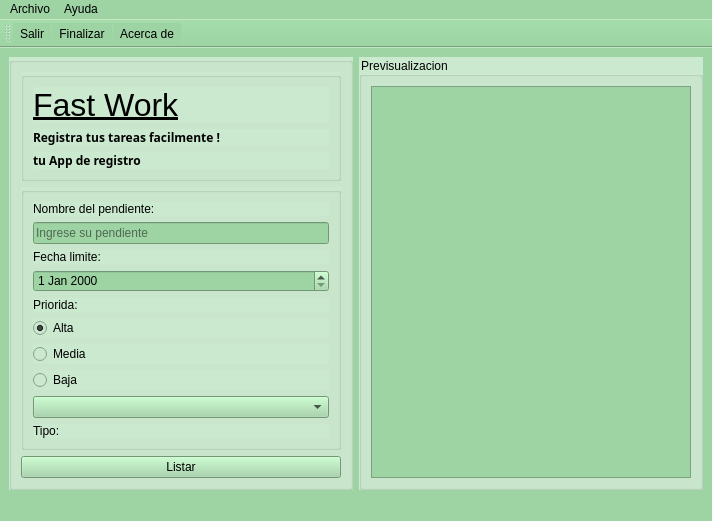
<?xml version="1.0" encoding="UTF-8"?>
<ui version="4.0">
 <class>Principal</class>
 <widget class="QMainWindow" name="Principal">
  <property name="geometry">
   <rect>
    <x>0</x>
    <y>0</y>
    <width>712</width>
    <height>490</height>
   </rect>
  </property>
  <property name="windowTitle">
   <string>Principal</string>
  </property>
  <property name="windowIcon">
   <iconset resource="Recursos.qrc">
    <normaloff>:/Recurso/checklist.png</normaloff>:/Recurso/checklist.png</iconset>
  </property>
  <property name="styleSheet">
   <string notr="true">background-color: rgb(158, 212, 164);</string>
  </property>
  <widget class="QWidget" name="centralwidget">
   <layout class="QHBoxLayout" name="horizontalLayout_2">
    <item>
     <widget class="QGroupBox" name="groupBox_4">
      <property name="styleSheet">
       <string notr="true">background-color: rgb(203, 233, 207);</string>
      </property>
      <property name="title">
       <string/>
      </property>
      <layout class="QVBoxLayout" name="verticalLayout">
       <item>
        <widget class="QGroupBox" name="groupBox">
         <property name="title">
          <string/>
         </property>
         <layout class="QVBoxLayout" name="verticalLayout_3">
          <item>
           <widget class="QLabel" name="label">
            <property name="font">
             <font>
              <family>Nirmala UI</family>
              <pointsize>24</pointsize>
              <underline>true</underline>
             </font>
            </property>
            <property name="text">
             <string>Fast Work</string>
            </property>
           </widget>
          </item>
          <item>
           <widget class="QLabel" name="label_3">
            <property name="font">
             <font>
              <family>Segoe UI Semibold</family>
              <weight>75</weight>
              <bold>true</bold>
             </font>
            </property>
            <property name="text">
             <string>Registra tus tareas facilmente ! </string>
            </property>
           </widget>
          </item>
          <item>
           <widget class="QLabel" name="label_2">
            <property name="font">
             <font>
              <family>Segoe UI Semibold</family>
              <weight>75</weight>
              <bold>true</bold>
             </font>
            </property>
            <property name="text">
             <string>tu App de registro</string>
            </property>
           </widget>
          </item>
          <item>
           <spacer name="verticalSpacer">
            <property name="orientation">
             <enum>Qt::Vertical</enum>
            </property>
            <property name="sizeHint" stdset="0">
             <size>
              <width>20</width>
              <height>40</height>
             </size>
            </property>
           </spacer>
          </item>
         </layout>
        </widget>
       </item>
       <item>
        <widget class="QGroupBox" name="groupBox_2">
         <property name="title">
          <string/>
         </property>
         <layout class="QVBoxLayout" name="verticalLayout_2">
          <item>
           <widget class="QLabel" name="label_4">
            <property name="text">
             <string>Nombre del pendiente:</string>
            </property>
           </widget>
          </item>
          <item>
           <widget class="QLineEdit" name="innombre">
            <property name="toolTip">
             <string/>
            </property>
            <property name="styleSheet">
             <string notr="true">background-color: rgb(158, 212, 164);</string>
            </property>
            <property name="placeholderText">
             <string>Ingrese su pendiente</string>
            </property>
           </widget>
          </item>
          <item>
           <widget class="QLabel" name="label_5">
            <property name="text">
             <string>Fecha limite:</string>
            </property>
           </widget>
          </item>
          <item>
           <widget class="QDateEdit" name="infecha">
            <property name="styleSheet">
             <string notr="true">background-color: rgb(158, 212, 164);</string>
            </property>
           </widget>
          </item>
          <item>
           <widget class="QLabel" name="label_6">
            <property name="text">
             <string>Priorida:</string>
            </property>
           </widget>
          </item>
          <item>
           <widget class="QRadioButton" name="inalta">
            <property name="toolTip">
             <string>prioridad alta</string>
            </property>
            <property name="text">
             <string>Alta</string>
            </property>
            <property name="checked">
             <bool>true</bool>
            </property>
           </widget>
          </item>
          <item>
           <widget class="QRadioButton" name="inmedia">
            <property name="toolTip">
             <string>prioridad media</string>
            </property>
            <property name="text">
             <string>Media</string>
            </property>
           </widget>
          </item>
          <item>
           <widget class="QRadioButton" name="inbaja">
            <property name="toolTip">
             <string>prioridad baja </string>
            </property>
            <property name="text">
             <string>Baja</string>
            </property>
           </widget>
          </item>
          <item>
           <widget class="QComboBox" name="inProducto">
            <property name="toolTip">
             <string>tipo de actividad</string>
            </property>
            <property name="styleSheet">
             <string notr="true">background-color: rgb(158, 212, 164);</string>
            </property>
           </widget>
          </item>
          <item>
           <widget class="QLabel" name="label_7">
            <property name="text">
             <string>Tipo: </string>
            </property>
           </widget>
          </item>
         </layout>
        </widget>
       </item>
       <item>
        <widget class="QPushButton" name="PBlistar">
         <property name="toolTip">
          <string>pulsa para añadir</string>
         </property>
         <property name="styleSheet">
          <string notr="true">background-color: rgb(158, 212, 164);</string>
         </property>
         <property name="text">
          <string>Listar</string>
         </property>
        </widget>
       </item>
      </layout>
     </widget>
    </item>
    <item>
     <widget class="QGroupBox" name="groupBox_3">
      <property name="styleSheet">
       <string notr="true">background-color: rgb(203, 233, 207);</string>
      </property>
      <property name="title">
       <string>Previsualizacion</string>
      </property>
      <layout class="QHBoxLayout" name="horizontalLayout">
       <item>
        <widget class="QTableWidget" name="outDetalle">
         <property name="styleSheet">
          <string notr="true">background-color: rgb(158, 212, 164);</string>
         </property>
        </widget>
       </item>
      </layout>
     </widget>
    </item>
   </layout>
  </widget>
  <widget class="QMenuBar" name="menubar">
   <property name="geometry">
    <rect>
     <x>0</x>
     <y>0</y>
     <width>712</width>
     <height>21</height>
    </rect>
   </property>
   <widget class="QMenu" name="menuArchivo">
    <property name="title">
     <string>Archivo</string>
    </property>
    <addaction name="infinalizar"/>
    <addaction name="actionSalir"/>
   </widget>
   <widget class="QMenu" name="menuAyuda">
    <property name="title">
     <string>Ayuda</string>
    </property>
    <addaction name="actionAcerca_de"/>
   </widget>
   <addaction name="menuArchivo"/>
   <addaction name="menuAyuda"/>
  </widget>
  <widget class="QStatusBar" name="statusbar"/>
  <widget class="QToolBar" name="toolBar">
   <property name="windowTitle">
    <string>toolBar</string>
   </property>
   <attribute name="toolBarArea">
    <enum>TopToolBarArea</enum>
   </attribute>
   <attribute name="toolBarBreak">
    <bool>false</bool>
   </attribute>
   <addaction name="actionSalir"/>
   <addaction name="infinalizar"/>
   <addaction name="actionAcerca_de"/>
  </widget>
  <action name="actionAcerca_de">
   <property name="icon">
    <iconset resource="Recursos.qrc">
     <normaloff>:/Recurso/about (2).png</normaloff>:/Recurso/about (2).png</iconset>
   </property>
   <property name="text">
    <string>Acerca de</string>
   </property>
  </action>
  <action name="infinalizar">
   <property name="icon">
    <iconset resource="Recursos.qrc">
     <normaloff>:/Recurso/delete.png</normaloff>:/Recurso/delete.png</iconset>
   </property>
   <property name="text">
    <string>Finalizar</string>
   </property>
  </action>
  <action name="actionSalir">
   <property name="icon">
    <iconset resource="Recursos.qrc">
     <normaloff>:/Recurso/logout (2).png</normaloff>:/Recurso/logout (2).png</iconset>
   </property>
   <property name="text">
    <string>Salir</string>
   </property>
  </action>
 </widget>
 <resources>
  <include location="Recursos.qrc"/>
 </resources>
 <connections/>
</ui>
